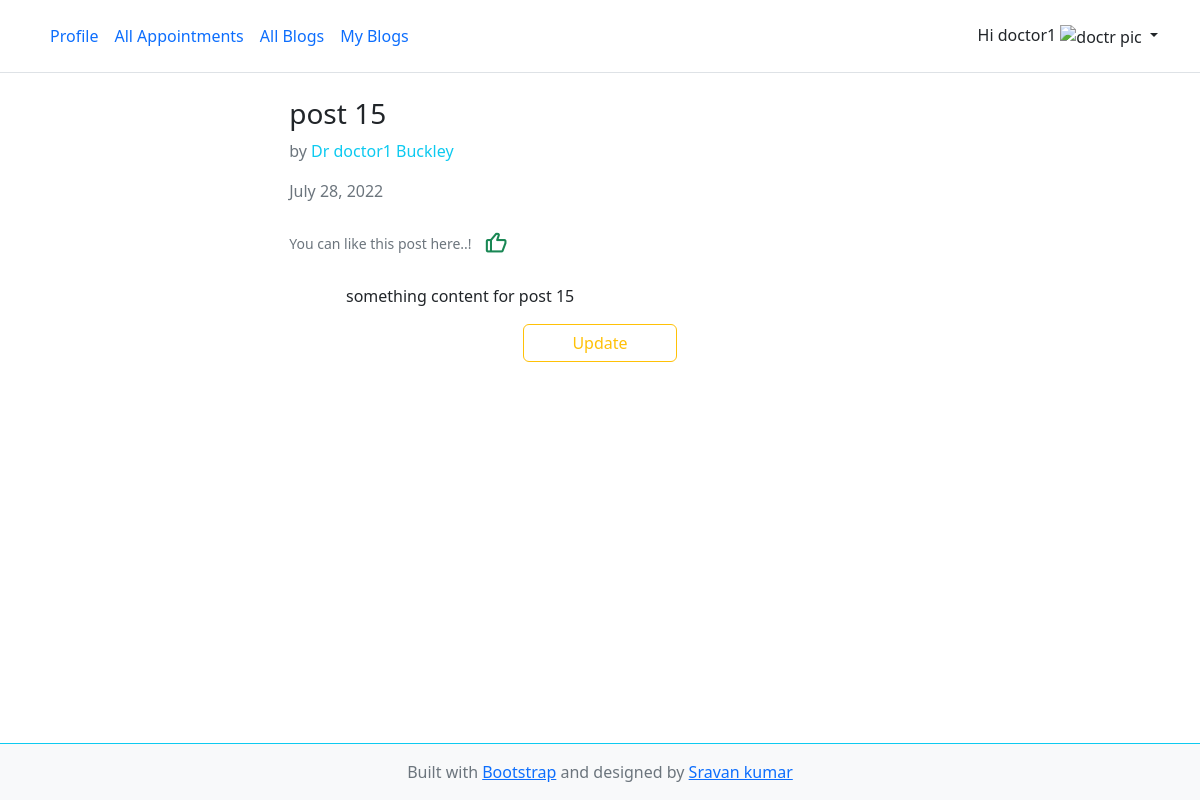
The page /blogs/article/28/ (signed in) on the database as committed earlier.
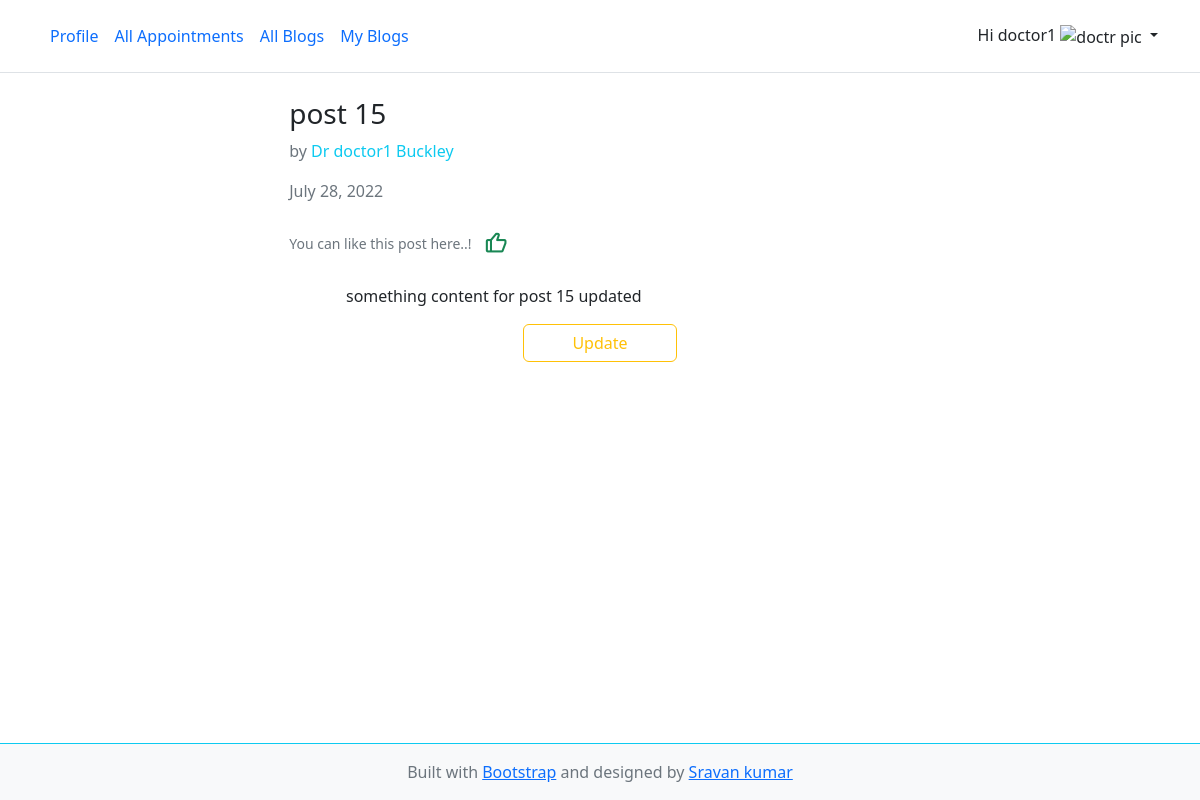
The same page on the database as committed later.
### accounts/models.py (models this page shows)
class CustomUser(AbstractUser):
    role_options = (
        ('admin', "Admin"),
        ('doctor', "Doctor"),
        ('patient', "Patient"),
    )
    gender_options = (
        ("male", "Male"),
        ("female", "Female"),
    )
    email = models.EmailField(_("email address"), unique=True)
    role = models.CharField(choices=role_options, default="admin", max_length=30)
    gender = models.CharField(choices=gender_options, max_length=20)
    USERNAME_FIELD = 'email'
    REQUIRED_FIELDS = ['email', 'username']

### blogs/models.py (models this page shows, shortened)
class Posts(models.Model):
    author = models.ForeignKey(CustomUser, on_delete=models.CASCADE)
    title = models.CharField(max_length=50)
    content = models.TextField()
    date = models.DateField(auto_now_add=True)
    image = models.ImageField(upload_to='images/blogs', null=True)
    is_public = models.BooleanField(default=True)
    likes = models.ManyToManyField(CustomUser, related_name='blog_post')

### blogs/views.py (the view)
# urls.py: path('article/<int:blog_id>/', views.ArticleDetailView.as_view(), name='article-detail'),
class ArticleDetailView(DetailView):
    model = Posts
    pk_url_kwarg = 'blog_id'
    context_object_name = 'post'
    def get_template_names(self):
        if self.request.user.role == 'doctor':
            return 'doctor/blogs/blog_detail.html'
        else:
            return 'patient/blogs/blog_detail.html'
    def get_context_data(self, **kwargs):
        context = super().get_context_data(**kwargs)
        liked = False
        post = get_object_or_404(Posts, id=self.kwargs['blog_id'])
        if post.likes.filter(id=self.request.user.id).exists():
            liked = True
        context['liked'] = liked
        return context

### doctors/context_preprocessor.py (called while the page is built)
def specialised_categories(request):
    categories = Specialities.objects.all()
    form = DoctorDetailsForm()
    doctor = Doctors.objects.all()
    context = {
        'fm': form,
        'specialisations': categories,
        'doctors': doctor
    }
    return context

### templates/doctor/blogs/blog_detail.html (shortened to what this page needs)
{% extends 'doctor/base.html' %}
{% load static %}
{% load humanize %}
{% block content %}
<div class="container px-4 py-2" id="icon-grid">
    <div class="row mx-2">
        <div class="d-md-flex justify-content-around">
            <div class="mx-2">
                <h3>{{ post.title }}</h3>
                <p class="text-muted">by&nbsp;<span class="text-info">Dr&nbsp;{{ post.author.first_name }}&nbsp;{{ post.author.last_name }}</span></p>
                <p class="text-capitalize text-muted">{{ post.date|naturalday }}</p>
                {% if liked %}
                <div class="d-flex align-items-center">
                    <small class="text-muted">You can dislike this post here..!</small>
                    <a href="{% url 'blog:like-article' post.id %}">
                        <i class='bx bx-dislike bx-sm bx-tada-hover text-danger btn' style="border: none;"></i>
                    </a>
                </div>
                {% else %}
                <div class="d-flex align-items-center">
                    <small class="text-muted">You can like this post here..!</small>
                    <a href="{% url 'blog:like-article' post.id %}">
                        <i class='bx bx-like bx-sm bx-tada-hover text-success btn' style="border: none;"></i>
                    </a>
                </div>
                {% endif %}
            </div>
        </div>
        <div class="row mx-md-5 mt-3">
            <p style="text-indent: 200px;">{{ post.content }}</p>
        </div>
        {% if post.author == request.user %}
        <div class="text-center">
            <a href="{% url 'blog:update-article' post.pk %}" class="btn btn-outline-warning px-5 rounded">Update</a>
        </div>
        {% endif %}
    </div>
</div>
{% endblock %}

### templates/doctor/base.html (shortened to what this page needs)
<!doctype html>
{% load static %}
<html lang="en" class="h-100">
<head>
    <link href='https://unpkg.com/boxicons@2.1.2/css/boxicons.min.css' rel='stylesheet'>
    <link href="https://cdn.jsdelivr.net/npm/bootstrap@5.2.0-beta1/dist/css/bootstrap.min.css" rel="stylesheet"
>
    <link href="{% static 'vendor/fontawesome-free/css/all.min.css' %}" rel="stylesheet" type="text/css">
    <link rel="stylesheet" href="{% static 'css/custom.css' %}">
</head>
<body class="d-flex flex-column h-100">
<header class="p-3 mb-3 border-bottom sticky-top bg-white">
    <div class="container">
        <div class="d-flex flex-wrap align-items-center justify-content-center justify-content-lg-start">
            <ul class="nav col-12 col-lg-auto me-lg-auto mb-2 justify-content-center mb-md-0">
                {% url 'doctor:profile' as doc_prof %}
                <li>
                    <a href="{{doc_prof}}"
                       class="nav-link px-2 link-primary {% if request.path == doc_prof %} border-bottom border-success border-4 rounded {% endif %}">Profile</a>
                </li>
                {% url 'doctor:appointments' as doc_app %}
                <li>
                    <a href="{{doc_app}}"
                       class="nav-link px-2 link-primary {% if request.path == doc_app %} border-bottom border-success border-4 rounded {% endif %}">All
                        Appointments</a>
                </li>
                {% url 'blog:blogs' as blogs %}
                <li>
                    <a href="{{ blogs }}"
                       class="nav-link px-2 link-primary {% if request.path == blogs %} border-bottom border-success border-4 rounded {% endif %}">All
                        Blogs</a>
                </li>
                {% url 'blog:my-articles' as my_blogs %}
                <li>
                    <a href="{{ my_blogs }}"
                       class="nav-link px-2 link-primary {% if request.path == my_blogs %} border-bottom border-success border-4 rounded {% endif %}">My
                        Blogs</a>
                </li>
            </ul>
            {% if request.user and request.user.is_authenticated %}
            <div class="dropdown text-end">
                <a href="#" class="d-block link-dark text-decoration-none dropdown-toggle" id="dropdownUser1"
                   data-bs-toggle="dropdown" aria-expanded="false">
                    <span>Hi {{ request.user.username }}</span>
                    {% if request.user.profile_image %}
                    <img src="{{ request.user.profile_image.url }}" alt="doctr pic" width="32px" height="32px">
                    {% else %}
                    {% if request.user.gender == "male" %}
                    <img src="{% static 'img/profile_male.svg' %}" alt="doctr pic" width="32px" height="32px">
                    {% else %}
                    <img src="{% static 'img/profile_female.svg' %}" alt="doctr pic" width="32px" height="32px">
                    {% endif %}
                    {% endif %}
                </a>
            </div>
            {% else %}
            <ul class="nav col-12 col-lg-auto mb-2 justify-content-center mb-md-0">
                <li><a href="{% url 'login' %}" class="btn btn-outline-success mx-3">Login</a></li>
                <li><a href="{% url 'register' %}" class="btn btn-outline-success">Register</a></li>
            </ul>
            {% endif %}
        </div>
    </div>
</header>
<div class="container">
    {% block content %}
    {% endblock %}
</div>
<footer class="footer mt-auto py-3 bg-light border-top border-info">
    <div class="container text-center">
        <span class="text-muted">Built with <a href="https://getbootstrap.com/" target="_blank">Bootstrap</a> and designed by <a
                href="https://github.com/sravan-kumar-ta" target="_blank">Sravan kumar</a>
        </span>
    </div>
</footer>
</body>
</html>

Rows that differ between the two databases and show on the page:
changed Posts "post 15": content "something content for post 15" → "something content for post 15 updated"
